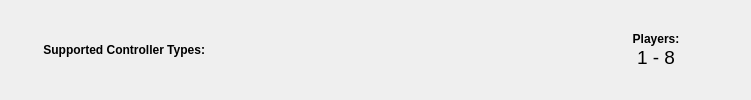
       <widget class="QWidget" name="topControllerApplet" native="true">
        <layout class="QHBoxLayout" name="horizontalLayout">
         <property name="spacing">
          <number>10</number>
         </property>
         <property name="leftMargin">
          <number>0</number>
         </property>
         <property name="topMargin">
          <number>10</number>
         </property>
         <property name="rightMargin">
          <number>0</number>
         </property>
         <property name="bottomMargin">
          <number>10</number>
         </property>
         <item>
          <spacer name="controllerAppletHorizontalSpacer2">
           <property name="orientation">
            <enum>Qt::Horizontal</enum>
           </property>
           <property name="sizeHint" stdset="0">
            <size>
             <width>40</width>
             <height>20</height>
            </size>
           </property>
          </spacer>
         </item>
         <item>
          <widget class="QWidget" name="controllersSupported" native="true">
           <property name="minimumSize">
            <size>
             <width>165</width>
             <height>70</height>
            </size>
           </property>
           <property name="maximumSize">
            <size>
             <width>260</width>
             <height>70</height>
            </size>
           </property>
           <layout class="QVBoxLayout" name="verticalLayout_21">
            <property name="leftMargin">
             <number>0</number>
            </property>
            <property name="topMargin">
             <number>0</number>
            </property>
            <property name="rightMargin">
             <number>0</number>
            </property>
            <property name="bottomMargin">
             <number>0</number>
            </property>
            <item>
             <widget class="QLabel" name="controllersSupportedLabel">
              <property name="minimumSize">
               <size>
                <width>165</width>
                <height>70</height>
               </size>
              </property>
              <property name="maximumSize">
               <size>
                <width>260</width>
                <height>70</height>
               </size>
              </property>
              <property name="font">
               <font>
                <weight>75</weight>
                <bold>true</bold>
               </font>
              </property>
              <property name="text">
               <string>Supported Controller Types:</string>
              </property>
              <property name="alignment">
               <set>Qt::AlignRight|Qt::AlignTrailing|Qt::AlignVCenter</set>
              </property>
              <property name="wordWrap">
               <bool>true</bool>
              </property>
             </widget>
            </item>
           </layout>
          </widget>
         </item>
         <item>
          <widget class="QWidget" name="controllerSupported1" native="true">
           <property name="sizePolicy">
            <sizepolicy hsizetype="Preferred" vsizetype="Preferred">
             <horstretch>0</horstretch>
             <verstretch>0</verstretch>
            </sizepolicy>
           </property>
           <property name="minimumSize">
            <size>
             <width>70</width>
             <height>70</height>
            </size>
           </property>
           <property name="maximumSize">
            <size>
             <width>70</width>
             <height>70</height>
            </size>
           </property>
           <property name="styleSheet">
            <string notr="true"/>
           </property>
          </widget>
         </item>
         <item>
          <widget class="QWidget" name="controllerSupported2" native="true">
           <property name="minimumSize">
            <size>
             <width>70</width>
             <height>70</height>
            </size>
           </property>
           <property name="maximumSize">
            <size>
             <width>70</width>
             <height>70</height>
            </size>
           </property>
           <property name="styleSheet">
            <string notr="true"/>
           </property>
          </widget>
         </item>
         <item>
          <widget class="QWidget" name="controllerSupported3" native="true">
           <property name="minimumSize">
            <size>
             <width>70</width>
             <height>70</height>
            </size>
           </property>
           <property name="maximumSize">
            <size>
             <width>70</width>
             <height>70</height>
            </size>
           </property>
           <property name="styleSheet">
            <string notr="true"/>
           </property>
          </widget>
         </item>
         <item>
          <widget class="QWidget" name="controllerSupported4" native="true">
           <property name="minimumSize">
            <size>
             <width>70</width>
             <height>70</height>
            </size>
           </property>
           <property name="maximumSize">
            <size>
             <width>70</width>
             <height>70</height>
            </size>
           </property>
           <property name="styleSheet">
            <string notr="true"/>
           </property>
          </widget>
         </item>
         <item>
          <widget class="QWidget" name="controllerSupported5" native="true">
           <property name="minimumSize">
            <size>
             <width>70</width>
             <height>70</height>
            </size>
           </property>
           <property name="maximumSize">
            <size>
             <width>70</width>
             <height>70</height>
            </size>
           </property>
           <property name="styleSheet">
            <string notr="true"/>
           </property>
          </widget>
         </item>
         <item>
          <widget class="QWidget" name="playersSupported" native="true">
           <property name="minimumSize">
            <size>
             <width>96</width>
             <height>70</height>
            </size>
           </property>
           <property name="maximumSize">
            <size>
             <width>160</width>
             <height>70</height>
            </size>
           </property>
           <layout class="QVBoxLayout" name="verticalLayout_20">
            <property name="spacing">
             <number>0</number>
            </property>
            <property name="leftMargin">
             <number>0</number>
            </property>
            <property name="topMargin">
             <number>16</number>
            </property>
            <property name="rightMargin">
             <number>14</number>
            </property>
            <property name="bottomMargin">
             <number>16</number>
            </property>
            <item>
             <widget class="QLabel" name="maxSupportedLabel">
              <property name="font">
               <font>
                <weight>75</weight>
                <bold>true</bold>
               </font>
              </property>
              <property name="text">
               <string>Players:</string>
              </property>
              <property name="alignment">
               <set>Qt::AlignCenter</set>
              </property>
              <property name="wordWrap">
               <bool>false</bool>
              </property>
             </widget>
            </item>
            <item>
             <widget class="QLabel" name="numberSupportedLabel">
              <property name="font">
               <font>
                <pointsize>14</pointsize>
               </font>
              </property>
              <property name="text">
               <string>1 - 8</string>
              </property>
              <property name="alignment">
               <set>Qt::AlignCenter</set>
              </property>
             </widget>
            </item>
           </layout>
          </widget>
         </item>
         <item>
          <spacer name="controllerAppletHorizontalSpacer3">
           <property name="orientation">
            <enum>Qt::Horizontal</enum>
           </property>
           <property name="sizeHint" stdset="0">
            <size>
             <width>40</width>
             <height>20</height>
            </size>
           </property>
          </spacer>
         </item>
        </layout>
       </widget>
